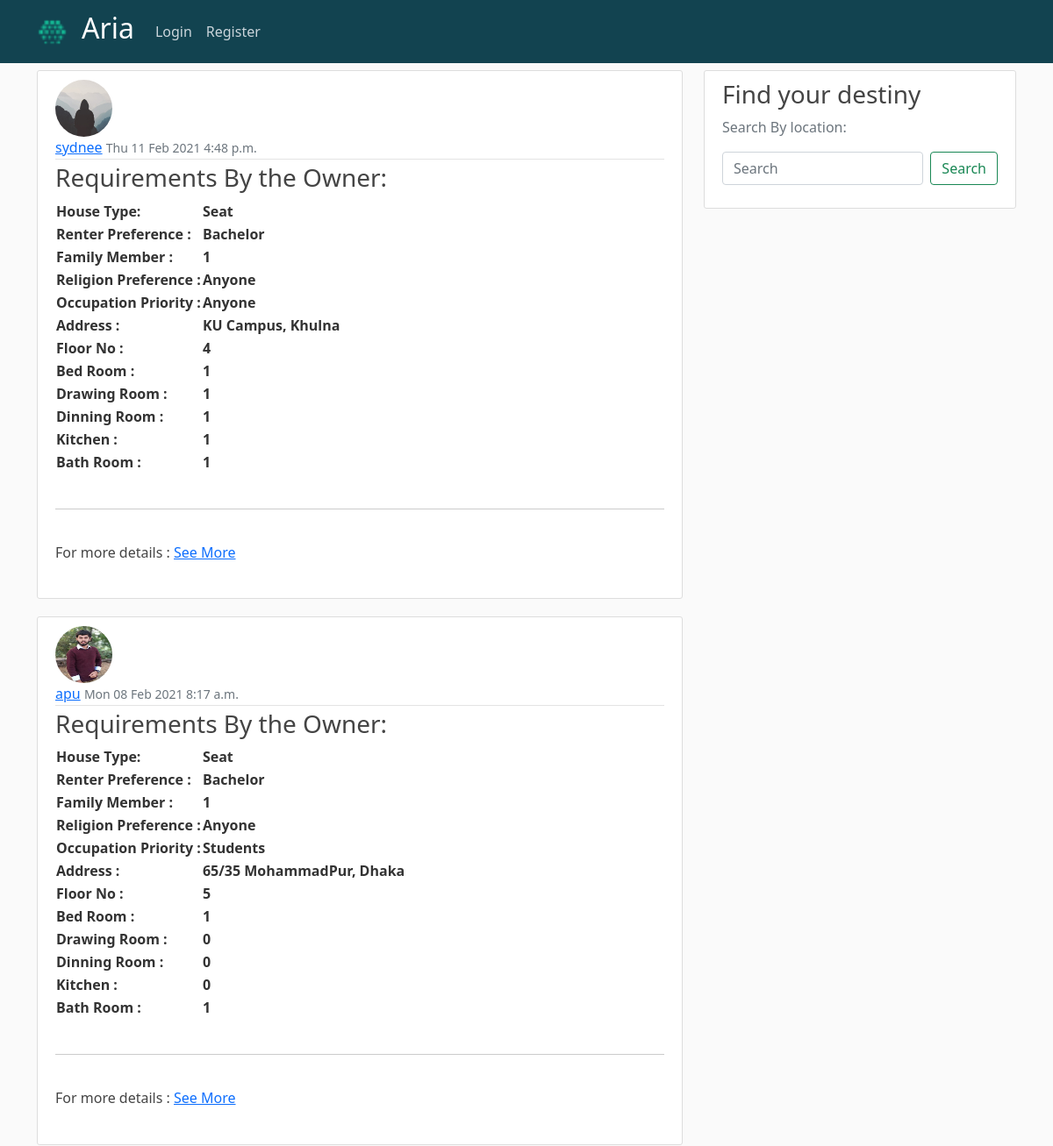
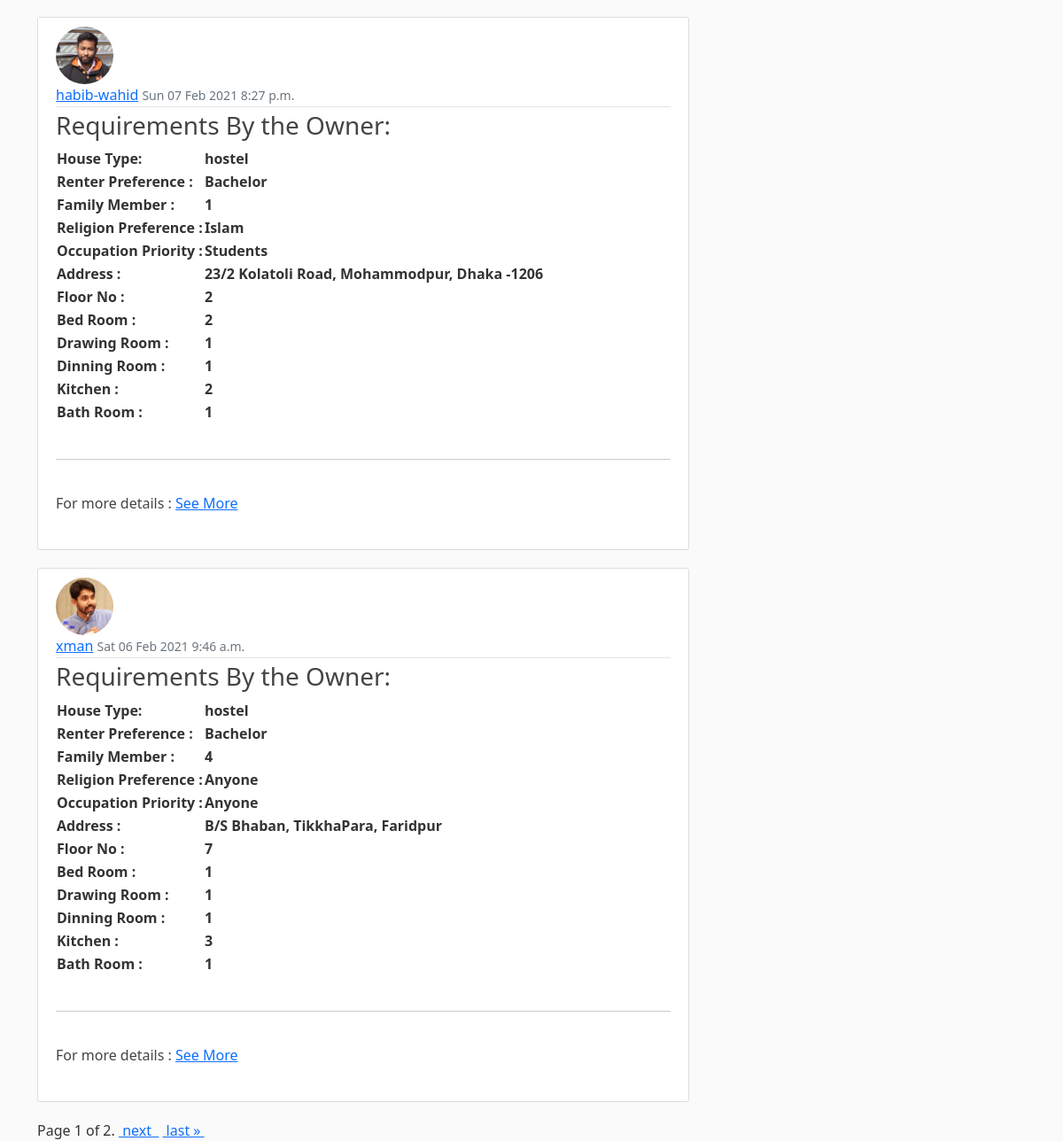
/home/, run on the app's committed database (2 pictures, top to bottom).
### blog/models.py (models this page shows, shortened)
class Post3(models.Model):
    owner = models.ForeignKey(User,on_delete=models.CASCADE)
    date_posted = models.DateTimeField(default=timezone.now)
    house_type = models.CharField(max_length=5,choices=HOUSE_CHOICES)
    renter_preference = models.CharField(max_length=5,choices=RENTER_CHOICES)
    family_member = models.CharField(max_length=5,choices=MEMBER_CHOICES)
    religion_preference = models.CharField(max_length=5,choices=RELIGION_CHOICES)
    occupation_priority = models.CharField(max_length=5,choices=OCCUPATION_CHOICES)
    address = models.CharField(max_length=150)
    floor = models.CharField(max_length=10,choices=FLOOR_CHOICES)
    bed_room = models.CharField(max_length=5,choices=BED_CHOICES)
    bed_room_image = models.ImageField(upload_to='profile_pics',null=True,blank=True)
    drawing_room = models.CharField(max_length=5,choices=BED_CHOICES)
    drawing_room_image = models.ImageField(upload_to='profile_pics',null=True,blank=True)
    dinning_room = models.CharField(max_length=5,choices=BED_CHOICES)
    dinning_room_image = models.ImageField(upload_to='profile_pics',null=True,blank=True)
    kitchen = models.CharField(max_length=5,choices=BED_CHOICES)
    kitchen_room_image = models.ImageField(upload_to='profile_pics',null=True,blank=True)
    bathroom = models.CharField(max_length=5,choices=BED_CHOICES)
    bath_room_image = models.ImageField(upload_to='profile_pics',null=True,blank=True)
    washing_Machine = models.CharField(max_length=3,choices=FACILITY_CHOICES)
    hot_water = models.CharField(max_length=3,choices=FACILITY_CHOICES)
    IPS = models.CharField(max_length=3,choices=FACILITY_CHOICES)
    Generator = models.CharField(max_length=3,choices=FACILITY_CHOICES)
    Belcony = models.CharField(max_length=3,choices=FACILITY_CHOICES)
    Oven = models.CharField(max_length=3,choices=FACILITY_CHOICES)
    lift = models.CharField(max_length=3,choices=FACILITY_CHOICES)
    refrigerator = models.CharField(max_length=3,choices=FACILITY_CHOICES)
    sofa = models.CharField(max_length=3,choices=FACILITY_CHOICES)
    wifi = models.CharField(max_length=3,choices=FACILITY_CHOICES)
    ac = models.CharField(max_length=3,choices=FACILITY_CHOICES)
    television = models.CharField(max_length=3,choices=FACILITY_CHOICES)
    gas = models.CharField(max_length=3,choices=GAS_CHOICES)
    security = models.CharField(max_length=3,choices=FACILITY_CHOICES)
    parking = models.CharField(max_length=3,choices=FACILITY_CHOICES)
    house_rent = models.CharField(max_length=10)
    electricity_rent = models.CharField(max_length=5,null=True)
    gas_rent = models.CharField(max_length=5,null=True)
    water_rent = models.CharField(max_length=5,null=True)
    service_rent = models.CharField(max_length=5,null=True)
    rent_date = models.DateTimeField()
    any_special_instructions = models.TextField()

### users/models.py (models this page shows, shortened)
class Profile(models.Model):
    user = models.OneToOneField(User, on_delete = models.CASCADE)
    image = models.ImageField(default='default.jpg', upload_to='profile_pics')

### blog/views.py (the view)
# urls.py: path('home/', views.PostList1, name='blog-home'),
def PostList1(request):
    if 'q' in request.GET:
        q = request.GET['q']
        objects = Post3.objects.filter(address__icontains=q).order_by('-date_posted')
    else:
        objects = Post3.objects.all().order_by('-date_posted')
    paginator = Paginator(objects,4)
    page_number = request.GET.get('page')
    page_obj = paginator.get_page(page_number)
    return render(request,'blog/home1.html',{'page_obj':page_obj})

### blog/templates/blog/home1.html (shortened to what this page needs)
{% extends "blog/base.html" %}
{% block content %}
   {% for post in page_obj %}
   <article class="media content-section">
     <img class="rounded-circle article-img" src="{{ post.owner.profile.image.url}}" >
     <div class="media-body">
         <div class="article-metadata">
             <a class="mr-2" href="{% url 'user-profile' post.owner.username %}">{{ post.owner }}</a>
             <small class="text-muted">{{ post.date_posted|date:"D d M Y"}} {{ post.date_posted|time:"P"}}</small>
          </div>
           <div>
             <h3>Requirements By the Owner: </h3>
             <table>
               <tr>
                 <th> House Type:</th>
                 <th> {{ post.get_house_type_display }} </th>
               </tr>
               <tr>
                <th> Renter Preference :</th>
                <th> {{ post.get_renter_preference_display }} </th>
              </tr>
              <tr>
                <th> Family Member :</th>
                <th> {{ post.get_family_member_display }} </th>
              </tr>
              <tr>
                <th> Religion Preference :</th>
                <th> {{ post.get_religion_preference_display }} </th>
              </tr>
              <tr>
                <th> Occupation Priority :</th>
                <th> {{ post.get_occupation_priority_display }} </th>
              </tr>
              <tr>
                <th> Address :</th>
                <th> {{ post.address }} </th>
              </tr>
              <tr>
                <th> Floor No :</th>
                <th> {{ post.get_floor_display }} </th>
              </tr>
              <tr>
                <th> Bed Room :</th>
                <th> {{ post.get_bed_room_display }} </th>
              </tr>
              <tr>
                <th> Drawing Room :</th>
                <th> {{ post.get_drawing_room_display }} </th>
              </tr>
              <tr>
                <th> Dinning Room :</th>
                <th> {{ post.get_dinning_room_display }} </th>
              </tr>
              <tr>
                <th> Kitchen :</th>
                <th> {{ post.get_kitchen_display }} </th>
              </tr>
              <tr>
                <th> Bath Room :</th>
                <th> {{ post.get_bathroom_display }} </th>
              </tr>
             </table>
             <br>
             <hr>
             <div class="article-content" >
              <h6>For more details :  <a href = "{%url 'post-detail' post.id %}"> See More </a> </h6>
            </div>
           </div>
     </article>
   {% endfor %}
   <div class="pagination">
       <span class="step-links">
          <span class="current">
              Page {{ page_obj.number }} of {{ page_obj.paginator.num_pages }}.
          </span>
          {% if page_obj.has_next %}
              <a href="?page={{ page_obj.next_page_number }}">&nbsp;next &nbsp;</a>
              <a href="?page={{ page_obj.paginator.num_pages }}">&nbsp;last &raquo;&nbsp;</a>
          {% endif %}
       </span>
   </div>
{% endblock content %}

### blog/static/blog/main3.css (style rules this page uses)
body { background: #fafafa; color: #333333; margin-top: 5rem; }
h1,h3, h4, h5, h6 { color: #444444; }
.content-section { background: #ffffff; padding: 10px 20px; border: 1px solid #dddddd; border-radius: 3px; margin-bottom: 20px; }
.article-content { white-space: pre-line; }
.article-img { height: 65px; width: 65px; margin-right: 16px; }
.article-metadata { padding-bottom: 1px; margin-bottom: 4px; border-bottom: 1px solid #e3e3e3 }

### data on the page
Post3: owner.profile.image (placeholder picture), owner "sydnee", date_posted "Thu 11 Feb 2021", date_posted "4:48 p.m.", house_type "Seat", renter_preference "Bachelor", family_member "1", religion_preference "Anyone", occupation_priority "Anyone", address "KU Campus, Khulna", floor "4", bed_room "1", drawing_room "1", dinning_room "1", kitchen "1", bathroom "1"
Post3: owner.profile.image (picture), owner "apu", date_posted "Mon 08 Feb 2021", date_posted "8:17 a.m.", house_type "Seat", renter_preference "Bachelor", family_member "1", religion_preference "Anyone", occupation_priority "Students", address "65/35 MohammadPur, Dhaka", floor "5", bed_room "1", drawing_room "0", dinning_room "0", kitchen "0", bathroom "1"
Post3: owner.profile.image (picture), owner "habib-wahid", date_posted "Sun 07 Feb 2021", date_posted "8:27 p.m.", house_type "hostel", renter_preference "Bachelor", family_member "1", religion_preference "Islam", occupation_priority "Students", address "23/2 Kolatoli Road, Mohammodpur, Dhaka -1206", floor "2", bed_room "2", drawing_room "1", dinning_room "1", kitchen "2", bathroom "1"
Post3: owner.profile.image (picture), owner "xman", date_posted "Sat 06 Feb 2021", date_posted "9:46 a.m.", house_type "hostel", renter_preference "Bachelor", family_member "4", religion_preference "Anyone", occupation_priority "Anyone", address "B/S Bhaban, TikkhaPara, Faridpur", floor "7", bed_room "1", drawing_room "1", dinning_room "1", kitchen "3", bathroom "1"

### other printed values
{{ page_obj.number }} "1"
{{ page_obj.paginator.num_pages }} "2"
